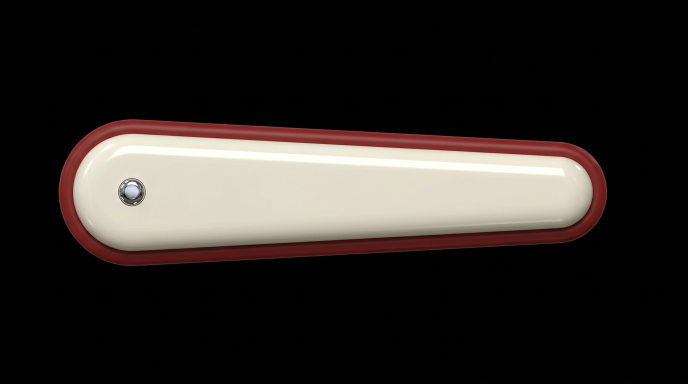
#> input picture bilder/eingang/flipper_v1.png, 1376 x 768 px, found by its file name (shown at 1/2 size)
$ python bilder_einbau.py
#> lines starting #> are read from the running program, lines starting #| are printed output that depends on the picture; after the words box and inside, x2 and y2 are one past the last pixel; in counts of white or black regions, pixels touching at a corner belong together
#!/usr/bin/env python3
"""Bilder aus bilder/eingang/ für das Spiel aufbereiten (braucht Pillow + NumPy).
Aufruf: python3 tools/bilder_einbau.py   → schreibt flipper.png und rampe.png ins Wurzelverzeichnis.

flipper.png: aus flipper_v1.png (Drehpunkt 262/384, Spitze 1114/384). Das Gummi liegt im Bild außerhalb der Vorlage,
  der Arm wäre 1:1 rund 2 Einheiten dicker als seine Kollisionsform. Deshalb Spalte für Spalte verzerrt, sodass der
  Außenrand genau auf der Hülle der Kreise r 9 (Drehpunkt) und r 5,5 (Spitze, FL 66) liegt. 10 px je Tischeinheit,
  Drehpunkt bei (9 + RAND) · 10 px, Mitte der Höhe.
rampe.png: aus rampe_v1.png ohne Pfeile – Median je Spalte, 288 × 64 px (16 px je Einheit, 18 Einheiten breit).
  Durchsichtigkeit nach Helligkeit: Schienen fast deckend, Kunststoff ≈ 30 %."""
from PIL import Image
import numpy as np

# ---------- Flipperarm ----------
FL, R0, R1, PX, RAND = 66, 9.0, 5.5, 10, 0.2
src = np.asarray(Image.open('bilder/eingang/flipper_v1.png').convert('RGB')).astype(float)
maske = src.max(axis=2) > 30
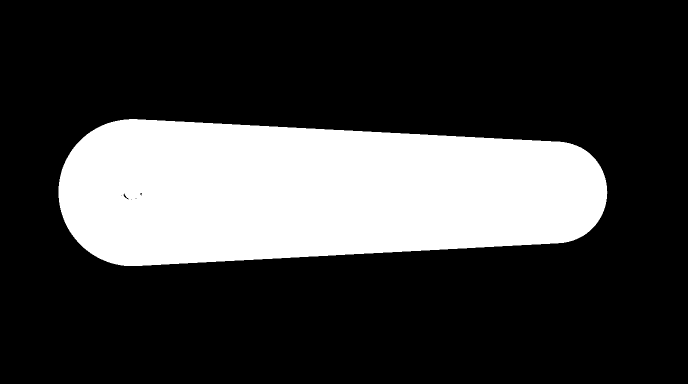
#> maske: shape (768, 1376) bool (shown at 1/2 size); 24.8% white; 1 white region, box (x1, y1, x2, y2) and area: (117, 238, 1215, 532) 261625
oben = np.array([np.argmax(maske[:, x]) if maske[:, x].any() else 384 for x in range(src.shape[1])])
#> oben = 1376 values, max 384 at index 0, min 238 at index 258, mean 289.8
unten = np.array([src.shape[0] - 1 - np.argmax(maske[::-1, x]) if maske[:, x].any() else 384 for x in range(src.shape[1])])
#> unten = 1376 values, max 531 at index 248, min 384 at index 0, mean 479.1
LI, DP, SP, RE = 117, 262, 1114, 1213            # linke Kante, Drehpunkt, Spitze, rechte Kante im Quellbild

def quelle_x(u):                                 # Tischeinheit entlang der Achse → Spalte im Quellbild (stückweise linear)
    if u < 0: return DP + (u / R0) * (DP - LI)
    if u > FL: return SP + (u - FL) / R1 * (RE - SP)
    return DP + u / FL * (SP - DP)

def halbhoehe(u):                                # Hülle zweier Kreise = Vereinigung der linear interpolierten Kreise
    t = np.clip(np.linspace(0, 1, 400), 0, 1)
    c, r = t * FL, R0 + (R1 - R0) * t
    d = r ** 2 - (u - c) ** 2
    return float(np.sqrt(d.max())) if d.max() > 0 else 0.0

w = int(round((R0 + FL + R1 + 2 * RAND) * PX)); h = int(round((2 * R0 + 2 * RAND) * PX))
out = np.zeros((h, w, 4))
SS = 4                                           # Überabtastung für glatte Kanten
for ox in range(w):
    acc = np.zeros((h, 4))
    for sx in range(SS):
        u = (ox + (sx + 0.5) / SS) / PX - RAND - R0
        ht = halbhoehe(u)
        if ht <= 0: continue
        xs = min(src.shape[1] - 1, max(0, int(round(quelle_x(u)))))
        mitte, hs = (oben[xs] + unten[xs]) / 2, max(1, (unten[xs] - oben[xs]) / 2)
        for sy in range(SS):
            v = (np.arange(h) + (sy + 0.5) / SS) / PX - RAND - R0
            innen = np.abs(v) <= ht
            ys = np.clip(np.round(mitte + v / ht * hs).astype(int), 0, src.shape[0] - 1)
            acc[:, :3] += src[ys, xs] * innen[:, None]
            acc[:, 3] += innen
    a = acc[:, 3]
    out[:, ox, :3] = np.where(a[:, None] > 0, acc[:, :3] / np.maximum(a, 1)[:, None], 0)
    out[:, ox, 3] = a / (SS * SS) * 255
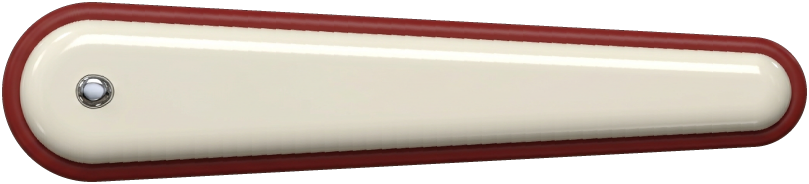
#> out: shape (184, 809, 4) float64; mean R, G, B, A 143.1, 126.9, 117.9, 194.1; transparent parts drawn white
Image.fromarray(out.clip(0, 255).astype(np.uint8), 'RGBA').save('flipper.png', optimize=True)
print('flipper.png', w, h)
#| flipper.png 809 184

# ---------- Rampenstreifen ----------
# Ohne Pfeile (Nutzerwunsch 0.52): je Spalte der Median über alle Zeilen ohne Pfeil-Bereiche → glatter Klarsicht-
# Kunststoff mit Chromschienen, entlang der Bahn gleichförmig (keine Naht, keine sich wiederholenden Flecken).
r = np.asarray(Image.open('bilder/eingang/rampe_v1.png').convert('RGB')).astype(float)
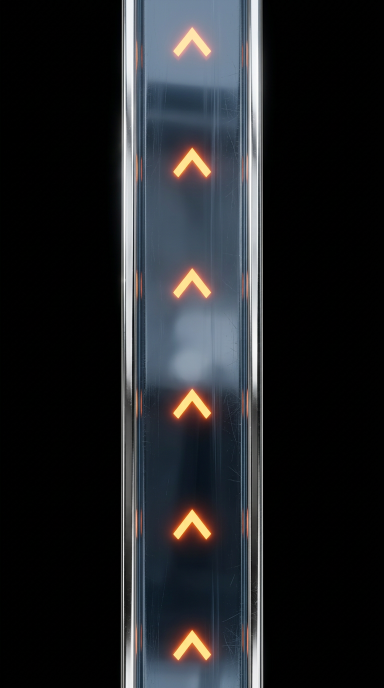
#> input picture bilder/eingang/rampe_v1.png, 768 x 1376 px, found by its file name (shown at 1/2 size)
X0, X1 = 238, 530
PFEILE = [(40, 120), (280, 360), (520, 600), (760, 840), (1000, 1080), (1240, 1320)]   # Zeilen mit Pfeil samt Schein
frei = np.ones(r.shape[0], bool)
for a0, a1 in PFEILE: frei[a0:a1] = False
streifen = np.median(r[frei, X0:X1], axis=0)                     # eine Zeile, (Breite, 3)
#> streifen = 292 rows, first 8: [1, 2, 1], [1, 2, 2], [2, 3, 3], [10, 11, 10], [55, 56, 56.5], [127, 127, 128], [110, 113, 112], [124, 126, 125]
hell = streifen.max(axis=1)
#> hell = 292 values, max 240 at index 262, min 0 at index 291, mean 103.6
alpha = np.clip(0.3 + (hell - 110) / 140 * 0.7, 0.3, 1.0)
#> alpha = 292 values, max 0.95 at index 262, min 0.3 at index 0, mean 0.357
spalten = np.arange(X1 - X0) + X0
alpha[(spalten < 241) | (spalten > 526)] = 0                     # außerhalb der Schienen
zeile = np.concatenate([streifen, alpha[:, None] * 255], axis=1)
#> zeile = 292 rows, first 6: [1, 2, 1, 0], [1, 2, 2, 0], [2, 3, 3, 0], [10, 11, 10, 76.5], [55, 56, 56.5, 76.5], [127, 127, 128, 99.45]
rgba = np.repeat(zeile[None], 64, axis=0).clip(0, 255).astype(np.uint8)
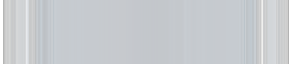
#> rgba: shape (64, 292, 4); mean of channels 0, 1, 2, 3 79.8, 91.1, 103.6, 89; transparent parts drawn white
bild = Image.fromarray(rgba, 'RGBA').resize((288, 64), Image.LANCZOS)   # 16 px je Einheit, Kachel 4 Einheiten hoch
bild.save('rampe.png', optimize=True)
print('rampe.png', bild.size)
#| rampe.png (288, 64)
